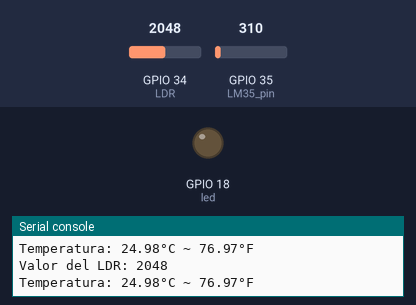
Recording of a program running on a simulated ESP32 board running MicroPython. On the bench: output pins drawn as LEDs (lit = HIGH), the last lines printed to the serial console. The inputs (shaded band) are chosen by the test bench; at power-on: GPIO 34 (LDR) = 2048, GPIO 35 (LM35_pin) = 310 (analog values on the 0–4095 scale).

Above: at 1.2 s.
1.3 s: GPIO 34 (LDR) set to 328
3.2 s: GPIO 34 (LDR) set to 272
At 5.1 s:
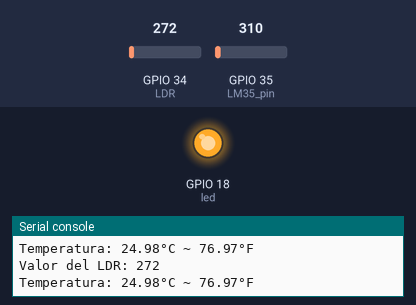
5.5 s: GPIO 34 (LDR) set to 340
At 6.7 s:
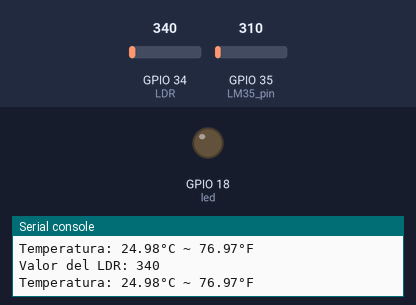
7.5 s: GPIO 34 (LDR) set to 260
At 8.3 s:
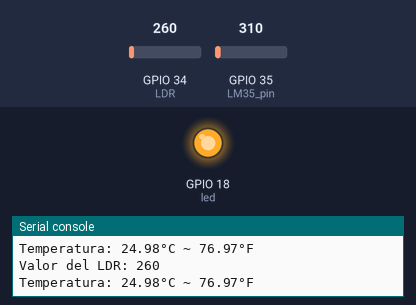
Timing chart, 0 to 10.5 s (numbered marks = the images above; inputs shaded):
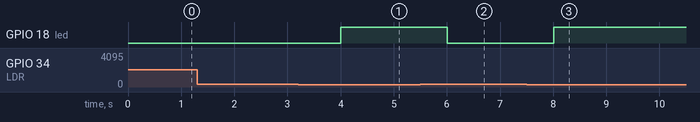

Measured:
- the behaviour switches between 300 and 299 on GPIO 34 (LDR) (found by bisection; images 0 and 1)
- after the input at 3.2 s, GPIO 18 (led): LOW → HIGH after 0.80 s
- after the input at 5.5 s, GPIO 18 (led): HIGH → LOW after 0.51 s
- after the input at 7.5 s, GPIO 18 (led): LOW → HIGH after 0.51 s

The program:

Prueba.py
```python
from machine import Pin, ADC
import time

print('Sistema de seguridad anti-incendios')

LDR = ADC(Pin(34)) # LDR = sensor de luz, ADC = conversor analógico-digital
led = Pin(18, Pin.OUT)
LM35_pin = Pin(35)
adc = ADC(LM35_pin)

# Rango de temperatura
adc.atten(ADC.ATTN_11DB)

# Función para convertir el valor ADC en °C
def adc_a_temperatura_celsius(adc_valor):
    return (adc_valor * 3.3 / 4095) * 100

# Función de grados °C a °F
def celsius_a_fahrenheit(temp_celsius):
    return temp_celsius * 9 / 5 + 32

print('Valor de la resistencia')

while True:
    LDR_value = LDR.read() # Leyendo la intensidad de la luz
    if LDR_value < 300: # Entre menor sea el valor, más hay que tapar el sensor
        led.value(1)
    else:
        led.value(0)
    print("Valor del LDR:", LDR_value)
    #sleep(1) # Muestrea cada 1 segundo

    adc_valor = adc.read()
    temp_celsius = adc_a_temperatura_celsius(adc_valor)
    temp_fahrenheit = celsius_a_fahrenheit(temp_celsius)
    print('Temperatura: {:.2f}°C ~ {:.2f}°F'.format(temp_celsius, temp_fahrenheit))
    time.sleep(1)
```
